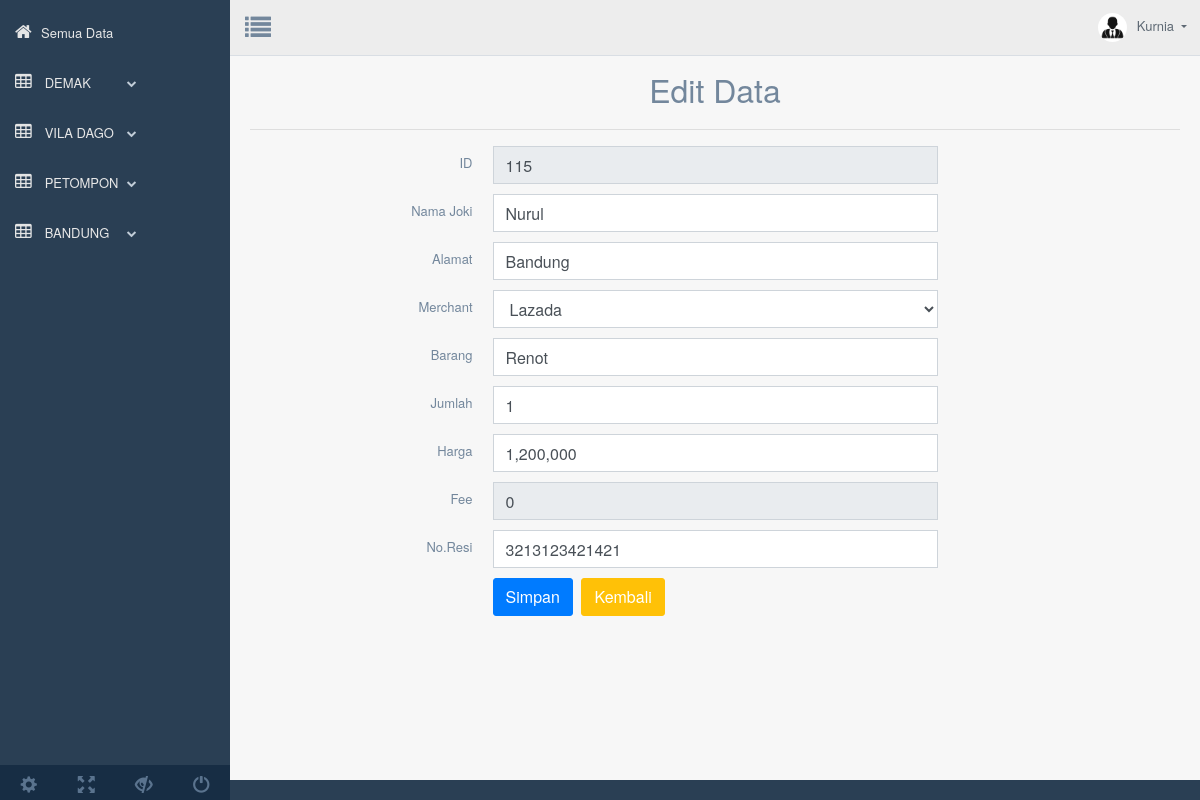
Screenshot of /web_page/index_data.php?page=rvs_bandung_user&id=115 (signed in) with the database file from the repository.
### tables this page shows
CREATE TABLE `users` (
  `user_id` bigint(20) NOT NULL,
  `nama_lengkap` text NOT NULL,
  `email` varchar(100) NOT NULL,
  `password` varchar(255) NOT NULL,
  `bank` varchar(255) DEFAULT NULL,
  `no_akun` text DEFAULT NULL,
  `nm_akun` varchar(255) DEFAULT NULL,
  `ovo` text DEFAULT NULL,
  `gopay` text DEFAULT NULL,
  `dana` text DEFAULT NULL,
  `date` timestamp NOT NULL DEFAULT current_timestamp() ON UPDATE current_timestamp()
);

CREATE TABLE `hasiltembak` (
  `id` int(11) NOT NULL,
  `joki` varchar(255) NOT NULL,
  `nmalamat` varchar(255) NOT NULL,
  `merchant` varchar(255) NOT NULL,
  `barang` varchar(255) NOT NULL,
  `jumlah` varchar(255) NOT NULL,
  `harga` varchar(255) NOT NULL,
  `fee` varchar(250) NOT NULL,
  `resi` varchar(255) NOT NULL
);

### web_page/functions.php (called while the page is built, shortened)
<?php
function check_login($con)
{
	if(isset($_SESSION['user_id']))
	{
		$id = $_SESSION['user_id'];
		$query = "select * from users where user_id = '$id' limit 1";
		$result = mysqli_query($con,$query);
		if($result && mysqli_num_rows($result) > 0)
		{
			$user_data = mysqli_fetch_assoc($result);
			return $user_data;
		}
	}
	die;
}

### web_page/revisi_data/4_bandung/edi_bandung_user.php (the view, shortened to what this page needs)
<?php include('../../konek_all_dt.php'); ?>
	<div class="container" style="margin-top:20px">
		<center><font size="6">Edit Data</font></center>
		<hr>
		<?php
		if(isset($_GET['id'])){
			$id = $_GET['id'];
			$select = mysqli_query($koneksi, "SELECT * FROM hasiltembak WHERE id='$id'") or die(mysqli_error($koneksi));
			if(mysqli_num_rows($select) == 0){
				echo '<div class="alert alert-warning">ID tidak ada dalam database.</div>';
				exit();
			}else{
				$data = mysqli_fetch_assoc($select);
			}
		}
		?>
		<form action="index_data.php?page=rvs_bandung_user&id=<?php echo $id; ?>" method="post">
			<div class="item form-group">
				<label class="col-form-label col-md-3 col-sm-3 label-align">ID</label>
				<div class="col-md-6 col-sm-6">
					<input type="text" name="id" class="form-control" size="4" value="<?php echo $data['id']; ?>" readonly required>
				</div>
			</div>
			<div class="item form-group">
				<label class="col-form-label col-md-3 col-sm-3 label-align">Nama Joki</label>
				<div class="col-md-6 col-sm-6">
					<input type="text" name="joki" class="form-control" value="<?php echo $data['joki']; ?>" required>
				</div>
			</div>
			<div class="item form-group">
				<label class="col-form-label col-md-3 col-sm-3 label-align">Alamat</label>
				<div class="col-md-6 col-sm-6">
					<input type="text" name="alamat" class="form-control" value="<?php echo $data['nmalamat']; ?>" required>
				</div>
			</div>
			<div class="item form-group">
				<label class="col-form-label col-md-3 col-sm-3 label-align">Merchant</label>
				<div class="col-md-6 col-sm-6">
					<select name="merchant" class="form-control" required>
						<option value="Lazada" <?php if($data['merchant'] == 'Lazada'){ echo 'selected'; } ?>>Lazada</option>
					</select>
				</div>
			</div>
			<div class="item form-group">
				<label class="col-form-label col-md-3 col-sm-3 label-align">Barang</label>
				<div class="col-md-6 col-sm-6">
					<input type="text" name="barang" class="form-control" value="<?php echo $data['barang']; ?>" required>
				</div>
			</div>
			<div class="item form-group">
				<label class="col-form-label col-md-3 col-sm-3 label-align">Jumlah</label>
				<div class="col-md-6 col-sm-6">
					<input type="text" name="jumlah" class="form-control" value="<?php echo $data['jumlah']; ?>" required>
				</div>
			</div>
			<div class="item form-group">
				<label class="col-form-label col-md-3 col-sm-3 label-align">Harga</label>
				<div class="col-md-6 col-sm-6">
					<input type="text" name="harga" class="form-control" value="<?php echo $data['harga']; ?>" required>
				</div>
			</div>
			<div class="item form-group">
				<label class="col-form-label col-md-3 col-sm-3 label-align">Fee</label>
				<div class="col-md-6 col-sm-6">
					<input type="text" name="fee" class="form-control" value="<?php echo $data['fee']; ?>" readonly required>
				</div>
			</div>
			<div class="item form-group">
				<label class="col-form-label col-md-3 col-sm-3 label-align">No.Resi</label>
				<div class="col-md-6 col-sm-6">
					<input type="text" name="resi" class="form-control" value="<?php echo $data['resi']; ?>" required>
				</div>
			</div>
			<div class="item form-group">
				<div class="col-md-6 col-sm-6 offset-md-3">
					<input type="submit" name="submit" class="btn btn-primary" value="Simpan">
					<a href="index_data.php?page=tmp_rvs_bandung" class="btn btn-warning">Kembali</a>
				</div>
			</div>
		</form>
	</div>

### web_page/index_data.php (shortened to what this page needs)
<?php
include ("konek_all_dt.php");
 ?>
<?php
	include("konek_login.php");
	include("functions.php");
	$user_data = check_login($con);
?>
<!DOCTYPE html>
<html lang="en">
  <head>
    <link href="assets/bootstrap/dist/css/bootstrap.min.css" rel="stylesheet">
    <link href="assets/font-awesome/css/font-awesome.min.css" rel="stylesheet">
    <link href="assets/nprogress/nprogress.css" rel="stylesheet">
    <link href="assets/iCheck/skins/flat/green.css" rel="stylesheet">
    <link href="assets/bootstrap-progressbar/css/bootstrap-progressbar-3.3.4.min.css" rel="stylesheet">
    <link href="assets/css/custom.min.css" rel="stylesheet">
  </head>
  <body class="nav-md">
    <div class="container body">
      <div class="main_container">
        <div class="col-md-3 left_col">
          <div class="left_col scroll-view">
            <div class="navbar nav_title" style="border: 0;">
              <div id="sidebar-menu" class="main_menu_side hidden-print main_menu">
                <div class="menu_section">
                  <ul class="nav side-menu">
                    <li>
                    <a href="index_data.php?page=tmp_utama"><i class="fa fa-home"></i>Semua Data<span class="fa fa-chevron"></span></a>
                    </li>
                    <li><a href="#"><i class="fa fa-table"></i> DEMAK <span class="fa fa-chevron-down"></span></a>
                    </li>
                    <li><a href="#"><i class="fa fa-table"></i> VILA DAGO <span class="fa fa-chevron-down"></span></a>
                    </li>
                    <li><a href="#"><i class="fa fa-table"></i> PETOMPON <span class="fa fa-chevron-down"></span></a>
                    </li>
                    <li><a href="#"><i class="fa fa-table"></i> BANDUNG <span class="fa fa-chevron-down"></span></a>
                    </li>
                  </ul>
                </div>
              </div>
            </div>
            <br />
            <div class="sidebar-footer hidden-small">
              <a data-toggle="tooltip" data-placement="top" title="Settings" href="#">
                <span class="glyphicon glyphicon-cog" aria-hidden="true"></span>
              </a>
              <a data-toggle="tooltip" data-placement="top" title="FullScreen" href="#">
                <span class="glyphicon glyphicon-fullscreen" aria-hidden="true"></span>
              </a>
              <a data-toggle="tooltip" data-placement="top" title="Lock" href="#">
                <span class="glyphicon glyphicon-eye-close" aria-hidden="true"></span>
              </a>
              <a data-toggle="tooltip" data-placement="top" title="Logout" href="#">
                <span class="glyphicon glyphicon-off" aria-hidden="true"></span>
              </a>
            </div>
          </div>
        </div>
        <div class="top_nav">
          <div class="nav_menu">
              <div class="nav toggle">
                <a id="menu_toggle"><i class="fa fa-list"></i></a>
              </div>
              <nav class="nav navbar-nav">
              <ul class=" navbar-right">
                <li class="nav-item dropdown open" >
                  <a href="#" class="user-profile dropdown-toggle" aria-haspopup="true" id="navbarDropdown" data-toggle="dropdown" aria-expanded="false">
                    <img src='assets/images/ft_profile.jpg'><?php echo $user_data['nama_lengkap'];?>
                  </a>
                </li>
              </ul>
            </nav>
          </div>
        </div>
        <div class="right_col" role="main">
      <?php
      $queries = array();
      parse_str($_SERVER['QUERY_STRING'], $queries);
      switch ($queries['page']) {
        case 'rvs_bandung_user':
          include 'revisi_data/4_bandung/edi_bandung_user.php';
          break;
        }
        ?>
        </div>
      </div>
    </div>
  </body>
</html>

### rows the page displays
users: nama_lengkap "Kurnia"
hasiltembak: id "115", joki "Nurul", alamat "Bandung", merchant "Lazada", barang "Renot", jumlah "1", harga "1,200,000", fee "0", resi "3213123421421"
